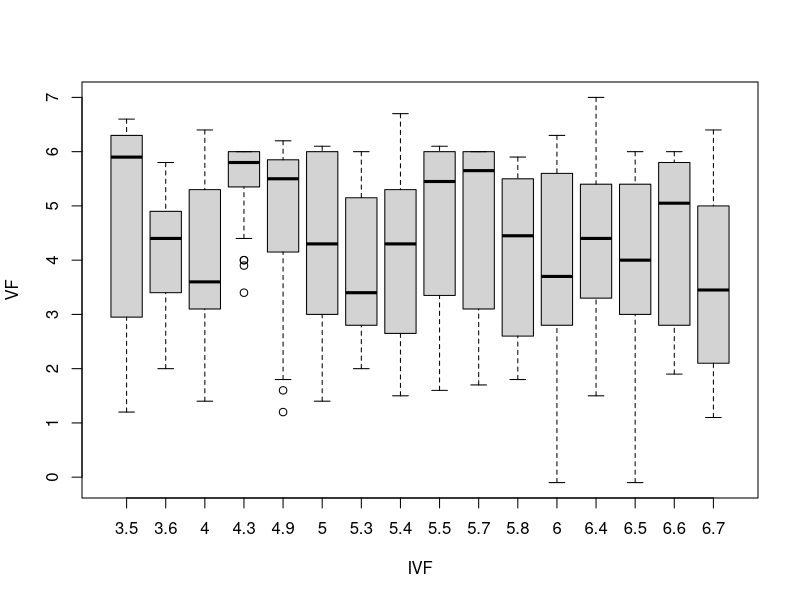
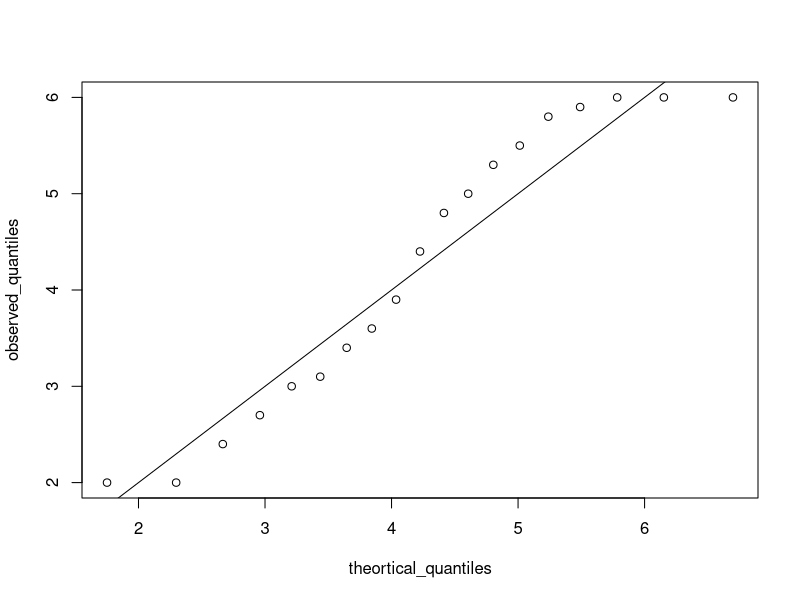

Generate these figures, in order, with R:
library(tidyverse)
library(dplyr)


#(Dataset_G1.PID)
x <- read.csv2("Dataset-G1.csv")

# frag <- x['VF']
# importance_frag <- x['IVF']

# class(frag) # bu data frame, cunku alt kume 
# class(importance_frag) # bu ise vektor

# frag_and_imp <- c(frag, importance_frag)
# frag_and_imp <- data.frame(frag, importance_frag)
frag_and_imp <- select(x, VF, IVF)
# plot(frag_and_imp$VF, frag_and_imp$IVF)
boxplot(VF~IVF, frag_and_imp)

freq <- dplyr::select(x, VF)
p <- seq(0.05, 0.95, by=0.05)
observed_quantiles <- quantile(x$VF, p)
theortical_quantiles <- qnorm(p, mean = mean(x$VF), sd = sd(x$VF))
plot(theortical_quantiles, observed_quantiles)
abline(0, 1)






